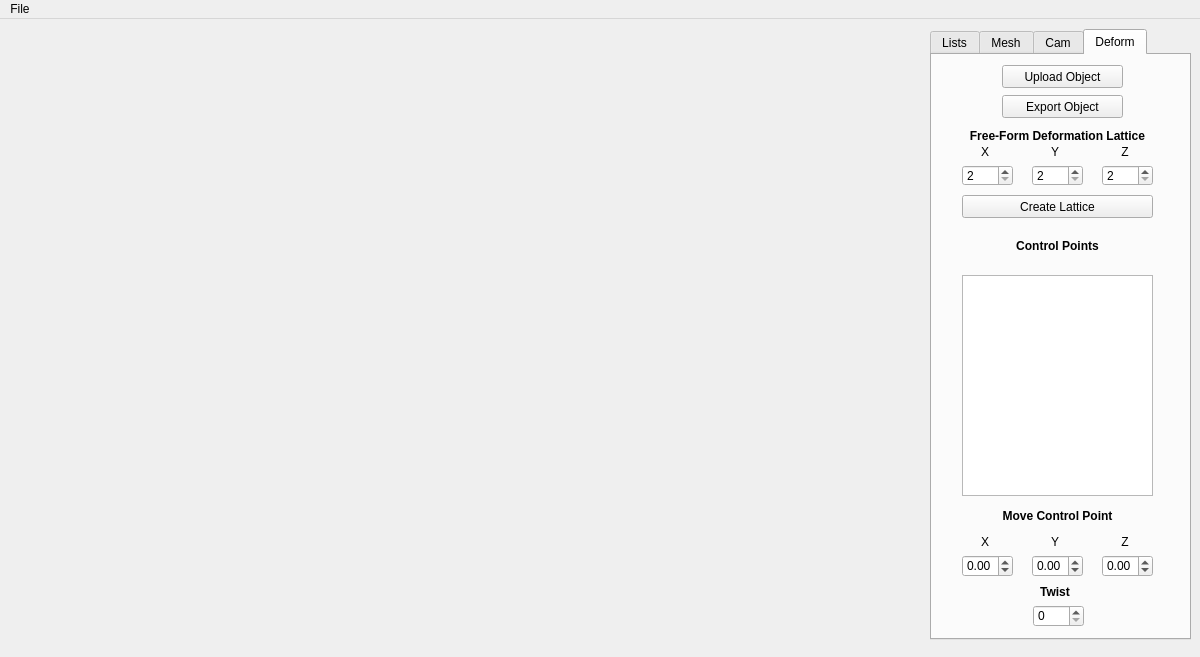
<?xml version="1.0" encoding="UTF-8"?>
<ui version="4.0">
 <class>MyMainWindow</class>
 <widget class="QMainWindow" name="MyMainWindow">
  <property name="geometry">
   <rect>
    <x>0</x>
    <y>0</y>
    <width>1200</width>
    <height>657</height>
   </rect>
  </property>
  <property name="mouseTracking">
   <bool>true</bool>
  </property>
  <property name="windowTitle">
   <string>OpenGLDemo</string>
  </property>
  <widget class="QWidget" name="centralWidget">
   <widget class="MyGLWidget" name="glwidget" native="true">
    <property name="geometry">
     <rect>
      <x>10</x>
      <y>10</y>
      <width>900</width>
      <height>600</height>
     </rect>
    </property>
    <property name="minimumSize">
     <size>
      <width>300</width>
      <height>300</height>
     </size>
    </property>
    <property name="maximumSize">
     <size>
      <width>16777215</width>
      <height>16777215</height>
     </size>
    </property>
    <property name="mouseTracking">
     <bool>true</bool>
    </property>
    <property name="focusPolicy">
     <enum>Qt::ClickFocus</enum>
    </property>
    <property name="layoutDirection">
     <enum>Qt::LeftToRight</enum>
    </property>
   </widget>
   <widget class="QTabWidget" name="Tabs">
    <property name="geometry">
     <rect>
      <x>930</x>
      <y>10</y>
      <width>261</width>
      <height>611</height>
     </rect>
    </property>
    <property name="currentIndex">
     <number>3</number>
    </property>
    <widget class="QWidget" name="lists">
     <attribute name="title">
      <string>Lists</string>
     </attribute>
     <widget class="QWidget" name="layoutWidget">
      <property name="geometry">
       <rect>
        <x>10</x>
        <y>10</y>
        <width>241</width>
        <height>171</height>
       </rect>
      </property>
      <layout class="QVBoxLayout" name="verticalLayout">
       <item>
        <widget class="QLabel" name="label">
         <property name="text">
          <string>Faces</string>
         </property>
         <property name="alignment">
          <set>Qt::AlignCenter</set>
         </property>
        </widget>
       </item>
       <item>
        <widget class="QListWidget" name="faceList">
         <property name="sizePolicy">
          <sizepolicy hsizetype="Preferred" vsizetype="Preferred">
           <horstretch>0</horstretch>
           <verstretch>0</verstretch>
          </sizepolicy>
         </property>
         <property name="focusPolicy">
          <enum>Qt::ClickFocus</enum>
         </property>
         <property name="selectionMode">
          <enum>QAbstractItemView::ExtendedSelection</enum>
         </property>
         <property name="layoutMode">
          <enum>QListView::SinglePass</enum>
         </property>
         <property name="sortingEnabled">
          <bool>false</bool>
         </property>
        </widget>
       </item>
      </layout>
     </widget>
     <widget class="QWidget" name="layoutWidget">
      <property name="geometry">
       <rect>
        <x>10</x>
        <y>190</y>
        <width>241</width>
        <height>181</height>
       </rect>
      </property>
      <layout class="QVBoxLayout" name="verticalLayout_2">
       <item>
        <widget class="QLabel" name="label_2">
         <property name="text">
          <string>Edges</string>
         </property>
         <property name="alignment">
          <set>Qt::AlignCenter</set>
         </property>
        </widget>
       </item>
       <item>
        <widget class="QListWidget" name="edgesList">
         <property name="sizePolicy">
          <sizepolicy hsizetype="Preferred" vsizetype="Preferred">
           <horstretch>0</horstretch>
           <verstretch>0</verstretch>
          </sizepolicy>
         </property>
         <property name="focusPolicy">
          <enum>Qt::ClickFocus</enum>
         </property>
         <property name="sortingEnabled">
          <bool>false</bool>
         </property>
        </widget>
       </item>
      </layout>
     </widget>
     <widget class="QWidget" name="layoutWidget">
      <property name="geometry">
       <rect>
        <x>10</x>
        <y>380</y>
        <width>241</width>
        <height>191</height>
       </rect>
      </property>
      <layout class="QVBoxLayout" name="verticalLayout_3">
       <item>
        <widget class="QLabel" name="label_3">
         <property name="text">
          <string>Vertices</string>
         </property>
         <property name="alignment">
          <set>Qt::AlignCenter</set>
         </property>
        </widget>
       </item>
       <item>
        <widget class="QListWidget" name="vertexList">
         <property name="sizePolicy">
          <sizepolicy hsizetype="Preferred" vsizetype="Preferred">
           <horstretch>0</horstretch>
           <verstretch>0</verstretch>
          </sizepolicy>
         </property>
         <property name="focusPolicy">
          <enum>Qt::ClickFocus</enum>
         </property>
         <property name="sortingEnabled">
          <bool>false</bool>
         </property>
        </widget>
       </item>
      </layout>
     </widget>
    </widget>
    <widget class="QWidget" name="mesh_tab">
     <attribute name="title">
      <string>Mesh</string>
     </attribute>
     <widget class="QGroupBox" name="MeshOperations">
      <property name="geometry">
       <rect>
        <x>30</x>
        <y>10</y>
        <width>201</width>
        <height>141</height>
       </rect>
      </property>
      <property name="title">
       <string>Mesh Operations</string>
      </property>
      <widget class="QPushButton" name="triangulate">
       <property name="geometry">
        <rect>
         <x>20</x>
         <y>30</y>
         <width>81</width>
         <height>51</height>
        </rect>
       </property>
       <property name="text">
        <string>Split 
Quad</string>
       </property>
      </widget>
      <widget class="QPushButton" name="deleteVertexButton">
       <property name="enabled">
        <bool>true</bool>
       </property>
       <property name="geometry">
        <rect>
         <x>100</x>
         <y>80</y>
         <width>81</width>
         <height>51</height>
        </rect>
       </property>
       <property name="text">
        <string>Delete 
Vertex</string>
       </property>
      </widget>
      <widget class="QPushButton" name="addEdgeButton">
       <property name="geometry">
        <rect>
         <x>100</x>
         <y>30</y>
         <width>81</width>
         <height>51</height>
        </rect>
       </property>
       <property name="text">
        <string>Add 
Edge</string>
       </property>
      </widget>
      <widget class="QPushButton" name="addVertexButton">
       <property name="geometry">
        <rect>
         <x>20</x>
         <y>80</y>
         <width>81</width>
         <height>51</height>
        </rect>
       </property>
       <property name="text">
        <string>Add 
Vertex</string>
       </property>
      </widget>
     </widget>
     <widget class="QGroupBox" name="MoveVertex">
      <property name="geometry">
       <rect>
        <x>30</x>
        <y>160</y>
        <width>201</width>
        <height>121</height>
       </rect>
      </property>
      <property name="title">
       <string>Move Vertex</string>
      </property>
      <widget class="QDoubleSpinBox" name="moveVertexX">
       <property name="geometry">
        <rect>
         <x>60</x>
         <y>30</y>
         <width>91</width>
         <height>24</height>
        </rect>
       </property>
       <property name="minimum">
        <double>-5.000000000000000</double>
       </property>
       <property name="maximum">
        <double>5.000000000000000</double>
       </property>
       <property name="singleStep">
        <double>0.500000000000000</double>
       </property>
      </widget>
      <widget class="QDoubleSpinBox" name="moveVertexY">
       <property name="geometry">
        <rect>
         <x>60</x>
         <y>60</y>
         <width>91</width>
         <height>24</height>
        </rect>
       </property>
       <property name="minimum">
        <double>-5.000000000000000</double>
       </property>
       <property name="maximum">
        <double>5.000000000000000</double>
       </property>
       <property name="singleStep">
        <double>0.500000000000000</double>
       </property>
      </widget>
      <widget class="QDoubleSpinBox" name="moveVertexZ">
       <property name="geometry">
        <rect>
         <x>60</x>
         <y>90</y>
         <width>91</width>
         <height>24</height>
        </rect>
       </property>
       <property name="minimum">
        <double>-5.000000000000000</double>
       </property>
       <property name="maximum">
        <double>5.000000000000000</double>
       </property>
       <property name="singleStep">
        <double>0.500000000000000</double>
       </property>
      </widget>
      <widget class="QLabel" name="label_4">
       <property name="geometry">
        <rect>
         <x>40</x>
         <y>30</y>
         <width>62</width>
         <height>16</height>
        </rect>
       </property>
       <property name="text">
        <string>X:</string>
       </property>
      </widget>
      <widget class="QLabel" name="label_5">
       <property name="geometry">
        <rect>
         <x>40</x>
         <y>60</y>
         <width>62</width>
         <height>16</height>
        </rect>
       </property>
       <property name="text">
        <string>Y:</string>
       </property>
      </widget>
      <widget class="QLabel" name="label_6">
       <property name="geometry">
        <rect>
         <x>40</x>
         <y>90</y>
         <width>62</width>
         <height>16</height>
        </rect>
       </property>
       <property name="text">
        <string>Z:</string>
       </property>
      </widget>
     </widget>
     <widget class="QGroupBox" name="FaceColor">
      <property name="geometry">
       <rect>
        <x>30</x>
        <y>300</y>
        <width>201</width>
        <height>121</height>
       </rect>
      </property>
      <property name="title">
       <string>Change Face Color</string>
      </property>
      <widget class="QLabel" name="label_7">
       <property name="geometry">
        <rect>
         <x>40</x>
         <y>30</y>
         <width>62</width>
         <height>16</height>
        </rect>
       </property>
       <property name="text">
        <string>R:</string>
       </property>
      </widget>
      <widget class="QLabel" name="label_8">
       <property name="geometry">
        <rect>
         <x>40</x>
         <y>60</y>
         <width>62</width>
         <height>16</height>
        </rect>
       </property>
       <property name="text">
        <string>G:</string>
       </property>
      </widget>
      <widget class="QLabel" name="label_9">
       <property name="geometry">
        <rect>
         <x>40</x>
         <y>90</y>
         <width>62</width>
         <height>16</height>
        </rect>
       </property>
       <property name="text">
        <string>B:</string>
       </property>
      </widget>
      <widget class="QDoubleSpinBox" name="faceColorRed">
       <property name="geometry">
        <rect>
         <x>60</x>
         <y>30</y>
         <width>91</width>
         <height>24</height>
        </rect>
       </property>
       <property name="maximum">
        <double>1.000000000000000</double>
       </property>
       <property name="singleStep">
        <double>0.100000000000000</double>
       </property>
      </widget>
      <widget class="QDoubleSpinBox" name="faceColorGreen">
       <property name="geometry">
        <rect>
         <x>60</x>
         <y>60</y>
         <width>91</width>
         <height>24</height>
        </rect>
       </property>
       <property name="singleStep">
        <double>0.100000000000000</double>
       </property>
      </widget>
      <widget class="QDoubleSpinBox" name="faceColorBlue">
       <property name="geometry">
        <rect>
         <x>60</x>
         <y>90</y>
         <width>91</width>
         <height>24</height>
        </rect>
       </property>
       <property name="singleStep">
        <double>0.100000000000000</double>
       </property>
      </widget>
     </widget>
     <widget class="QPushButton" name="subdivideButton">
      <property name="geometry">
       <rect>
        <x>70</x>
        <y>430</y>
        <width>121</width>
        <height>41</height>
       </rect>
      </property>
      <property name="text">
       <string>Smooth Mesh</string>
      </property>
     </widget>
     <widget class="QGroupBox" name="groupBox">
      <property name="geometry">
       <rect>
        <x>30</x>
        <y>480</y>
        <width>201</width>
        <height>91</height>
       </rect>
      </property>
      <property name="title">
       <string>Default Meshes</string>
      </property>
      <widget class="QPushButton" name="planeButton">
       <property name="geometry">
        <rect>
         <x>20</x>
         <y>30</y>
         <width>81</width>
         <height>51</height>
        </rect>
       </property>
       <property name="text">
        <string>Plane</string>
       </property>
      </widget>
      <widget class="QPushButton" name="cubeButton">
       <property name="geometry">
        <rect>
         <x>100</x>
         <y>30</y>
         <width>81</width>
         <height>51</height>
        </rect>
       </property>
       <property name="text">
        <string>Cube</string>
       </property>
      </widget>
     </widget>
    </widget>
    <widget class="QWidget" name="tab_2">
     <attribute name="title">
      <string>Cam</string>
     </attribute>
     <widget class="QLabel" name="label_10">
      <property name="geometry">
       <rect>
        <x>70</x>
        <y>20</y>
        <width>91</width>
        <height>16</height>
       </rect>
      </property>
      <property name="text">
       <string>Camera View:</string>
      </property>
     </widget>
     <widget class="QComboBox" name="cameraViewComboBox">
      <property name="geometry">
       <rect>
        <x>70</x>
        <y>40</y>
        <width>121</width>
        <height>26</height>
       </rect>
      </property>
      <property name="currentText">
       <string/>
      </property>
     </widget>
     <widget class="QWidget" name="layoutWidget">
      <property name="geometry">
       <rect>
        <x>40</x>
        <y>90</y>
        <width>181</width>
        <height>131</height>
       </rect>
      </property>
      <layout class="QVBoxLayout" name="verticalLayout_4">
       <item>
        <widget class="QLabel" name="label_11">
         <property name="text">
          <string>Snap Camera to Selected:</string>
         </property>
        </widget>
       </item>
       <item>
        <widget class="QPushButton" name="SnapVertex">
         <property name="text">
          <string>Vertex</string>
         </property>
        </widget>
       </item>
       <item>
        <widget class="QPushButton" name="snapEdge">
         <property name="text">
          <string>Edge</string>
         </property>
        </widget>
       </item>
       <item>
        <widget class="QPushButton" name="Face">
         <property name="text">
          <string>Face</string>
         </property>
        </widget>
       </item>
      </layout>
     </widget>
    </widget>
    <widget class="QWidget" name="Deformer">
     <attribute name="title">
      <string>Deform</string>
     </attribute>
     <widget class="QPushButton" name="pushButton">
      <property name="geometry">
       <rect>
        <x>70</x>
        <y>10</y>
        <width>121</width>
        <height>23</height>
       </rect>
      </property>
      <property name="text">
       <string>Upload Object</string>
      </property>
     </widget>
     <widget class="QLabel" name="label_19">
      <property name="geometry">
       <rect>
        <x>30</x>
        <y>90</y>
        <width>46</width>
        <height>13</height>
       </rect>
      </property>
      <property name="text">
       <string>X</string>
      </property>
      <property name="alignment">
       <set>Qt::AlignCenter</set>
      </property>
     </widget>
     <widget class="QDoubleSpinBox" name="moveCPY">
      <property name="geometry">
       <rect>
        <x>100</x>
        <y>500</y>
        <width>51</width>
        <height>22</height>
       </rect>
      </property>
      <property name="minimum">
       <double>-99.000000000000000</double>
      </property>
      <property name="singleStep">
       <double>0.100000000000000</double>
      </property>
     </widget>
     <widget class="QDoubleSpinBox" name="moveCPX">
      <property name="geometry">
       <rect>
        <x>30</x>
        <y>500</y>
        <width>51</width>
        <height>22</height>
       </rect>
      </property>
      <property name="minimum">
       <double>-99.000000000000000</double>
      </property>
      <property name="singleStep">
       <double>0.100000000000000</double>
      </property>
     </widget>
     <widget class="QSpinBox" name="numLatticeZ">
      <property name="geometry">
       <rect>
        <x>170</x>
        <y>110</y>
        <width>51</width>
        <height>21</height>
       </rect>
      </property>
      <property name="minimum">
       <number>2</number>
      </property>
      <property name="maximum">
       <number>5</number>
      </property>
     </widget>
     <widget class="QSpinBox" name="numLatticeX">
      <property name="geometry">
       <rect>
        <x>30</x>
        <y>110</y>
        <width>51</width>
        <height>21</height>
       </rect>
      </property>
      <property name="minimum">
       <number>2</number>
      </property>
      <property name="maximum">
       <number>5</number>
      </property>
     </widget>
     <widget class="QLabel" name="label_14">
      <property name="geometry">
       <rect>
        <x>170</x>
        <y>90</y>
        <width>46</width>
        <height>13</height>
       </rect>
      </property>
      <property name="text">
       <string>Z</string>
      </property>
      <property name="alignment">
       <set>Qt::AlignCenter</set>
      </property>
     </widget>
     <widget class="QPushButton" name="pushButton_2">
      <property name="geometry">
       <rect>
        <x>70</x>
        <y>40</y>
        <width>121</width>
        <height>23</height>
       </rect>
      </property>
      <property name="text">
       <string>Export Object</string>
      </property>
     </widget>
     <widget class="QLabel" name="label_12">
      <property name="geometry">
       <rect>
        <x>10</x>
        <y>70</y>
        <width>231</width>
        <height>21</height>
       </rect>
      </property>
      <property name="font">
       <font>
        <weight>75</weight>
        <bold>true</bold>
       </font>
      </property>
      <property name="text">
       <string>Free-Form Deformation Lattice</string>
      </property>
      <property name="alignment">
       <set>Qt::AlignCenter</set>
      </property>
     </widget>
     <widget class="QLabel" name="label_15">
      <property name="geometry">
       <rect>
        <x>30</x>
        <y>480</y>
        <width>46</width>
        <height>13</height>
       </rect>
      </property>
      <property name="text">
       <string>X</string>
      </property>
      <property name="alignment">
       <set>Qt::AlignCenter</set>
      </property>
     </widget>
     <widget class="QLabel" name="label_18">
      <property name="geometry">
       <rect>
        <x>50</x>
        <y>450</y>
        <width>151</width>
        <height>21</height>
       </rect>
      </property>
      <property name="font">
       <font>
        <weight>75</weight>
        <bold>true</bold>
       </font>
      </property>
      <property name="text">
       <string>Move Control Point</string>
      </property>
      <property name="alignment">
       <set>Qt::AlignCenter</set>
      </property>
     </widget>
     <widget class="QListWidget" name="latticeList">
      <property name="geometry">
       <rect>
        <x>30</x>
        <y>220</y>
        <width>191</width>
        <height>221</height>
       </rect>
      </property>
     </widget>
     <widget class="QLabel" name="label_16">
      <property name="geometry">
       <rect>
        <x>100</x>
        <y>480</y>
        <width>46</width>
        <height>13</height>
       </rect>
      </property>
      <property name="text">
       <string>Y</string>
      </property>
      <property name="alignment">
       <set>Qt::AlignCenter</set>
      </property>
     </widget>
     <widget class="QLabel" name="label_13">
      <property name="geometry">
       <rect>
        <x>100</x>
        <y>90</y>
        <width>46</width>
        <height>13</height>
       </rect>
      </property>
      <property name="text">
       <string>Y</string>
      </property>
      <property name="alignment">
       <set>Qt::AlignCenter</set>
      </property>
     </widget>
     <widget class="QSpinBox" name="numLatticeY">
      <property name="geometry">
       <rect>
        <x>100</x>
        <y>110</y>
        <width>51</width>
        <height>21</height>
       </rect>
      </property>
      <property name="minimum">
       <number>2</number>
      </property>
      <property name="maximum">
       <number>5</number>
      </property>
     </widget>
     <widget class="QLabel" name="label_17">
      <property name="geometry">
       <rect>
        <x>170</x>
        <y>480</y>
        <width>46</width>
        <height>13</height>
       </rect>
      </property>
      <property name="text">
       <string>Z</string>
      </property>
      <property name="alignment">
       <set>Qt::AlignCenter</set>
      </property>
     </widget>
     <widget class="QPushButton" name="createLattice">
      <property name="geometry">
       <rect>
        <x>30</x>
        <y>140</y>
        <width>191</width>
        <height>23</height>
       </rect>
      </property>
      <property name="text">
       <string>Create Lattice</string>
      </property>
     </widget>
     <widget class="QDoubleSpinBox" name="moveCPZ">
      <property name="geometry">
       <rect>
        <x>170</x>
        <y>500</y>
        <width>51</width>
        <height>22</height>
       </rect>
      </property>
      <property name="minimum">
       <double>-99.000000000000000</double>
      </property>
      <property name="singleStep">
       <double>0.100000000000000</double>
      </property>
     </widget>
     <widget class="QLabel" name="label_20">
      <property name="geometry">
       <rect>
        <x>30</x>
        <y>180</y>
        <width>191</width>
        <height>21</height>
       </rect>
      </property>
      <property name="font">
       <font>
        <weight>75</weight>
        <bold>true</bold>
       </font>
      </property>
      <property name="text">
       <string>Control Points</string>
      </property>
      <property name="alignment">
       <set>Qt::AlignCenter</set>
      </property>
     </widget>
     <widget class="QSpinBox" name="spinBox">
      <property name="geometry">
       <rect>
        <x>101</x>
        <y>550</y>
        <width>51</width>
        <height>22</height>
       </rect>
      </property>
     </widget>
     <widget class="QLabel" name="label_21">
      <property name="geometry">
       <rect>
        <x>100</x>
        <y>530</y>
        <width>46</width>
        <height>13</height>
       </rect>
      </property>
      <property name="font">
       <font>
        <weight>75</weight>
        <bold>true</bold>
       </font>
      </property>
      <property name="text">
       <string>Twist</string>
      </property>
      <property name="alignment">
       <set>Qt::AlignCenter</set>
      </property>
     </widget>
    </widget>
   </widget>
  </widget>
  <widget class="QMenuBar" name="menuBar">
   <property name="geometry">
    <rect>
     <x>0</x>
     <y>0</y>
     <width>1200</width>
     <height>21</height>
    </rect>
   </property>
   <widget class="QMenu" name="menuFile">
    <property name="title">
     <string>File</string>
    </property>
    <addaction name="actionQuit"/>
   </widget>
   <addaction name="menuFile"/>
  </widget>
  <action name="actionQuit">
   <property name="text">
    <string>Quit</string>
   </property>
   <property name="shortcut">
    <string>Ctrl+Q</string>
   </property>
  </action>
 </widget>
 <layoutdefault spacing="6" margin="11"/>
 <customwidgets>
  <customwidget>
   <class>MyGLWidget</class>
   <extends>QWidget</extends>
   <header>myglwidget.h</header>
   <container>1</container>
   <slots>
    <signal>sendRoot(QTreeWidgetItem*)</signal>
    <signal>sendFaceItem(QListWidgetItem*)</signal>
    <signal>sendVertexItem(QListWidgetItem*)</signal>
    <signal>sendHalfEdgeItem(QListWidgetItem*)</signal>
    <signal>clearLists()</signal>
    <signal>sendFace(QListWidgetItem*)</signal>
    <signal>sort()</signal>
    <signal>addEdge(int)</signal>
    <signal>addVertex(int)</signal>
    <signal>addFace(int)</signal>
    <signal>clearFaceList()</signal>
    <signal>signal1()</signal>
    <signal>deleteFace()</signal>
    <signal>clearEdgeList()</signal>
    <signal>clearVertexList()</signal>
    <slot>MakeMagic()</slot>
    <slot>addNode()</slot>
    <slot>reDraw()</slot>
    <slot>clearGraph()</slot>
    <slot>spin()</slot>
    <slot>receiveFace(Face*)</slot>
    <slot>receiveFaces(Face*,Face*)</slot>
    <slot>splitQuad(Face*)</slot>
    <slot>sharedVertexToEdge()</slot>
    <slot>receiveVertex(Vertex*)</slot>
    <slot>addVertex(HalfEdge*)</slot>
    <slot>receiveHalfEdge(HalfEdge*)</slot>
    <slot>deleteVertex()</slot>
    <slot>zoomIn()</slot>
    <slot>zoomOut()</slot>
    <slot>horizontalRotate(int)</slot>
    <slot>verticalRotate(int)</slot>
    <slot>cubeSpeed(int)</slot>
    <slot>cubeDirectionReversed()</slot>
    <slot>moveVertex_X(QString)</slot>
    <slot>moveVertex_Y(QString)</slot>
    <slot>moveVertex_Z(QString)</slot>
    <slot>colorRed(double)</slot>
    <slot>colorBlue(double)</slot>
    <slot>colorGreen(double)</slot>
    <slot>drawCharacter()</slot>
    <slot>draw()</slot>
    <slot>receiveRoot(QTreeWidgetItem*)</slot>
    <slot>keyframeChanged(int)</slot>
    <slot>numFramesEntered(QString)</slot>
    <slot>startAnimation()</slot>
    <slot>frameChangedToKeyframe()</slot>
    <slot>frameSliderMoved(int)</slot>
    <slot>slot1()</slot>
    <slot>faceColorChanged(int,int,double)</slot>
    <slot>vertexMoved(int,int,double)</slot>
    <slot>currentVertex(int)</slot>
    <slot>currentFace(int)</slot>
    <slot>currentEdge(int)</slot>
    <slot>splitQuad()</slot>
    <slot>addEdge()</slot>
    <slot>addVertex()</slot>
    <slot>planarityTest()</slot>
    <slot>currentEdge(QString)</slot>
    <slot>currentFace(QString)</slot>
    <slot>currentVertex(QString)</slot>
    <slot>uploadObj()</slot>
    <slot>exportObj()</slot>
   </slots>
  </customwidget>
 </customwidgets>
 <resources/>
 <connections>
  <connection>
   <sender>pushButton</sender>
   <signal>clicked()</signal>
   <receiver>glwidget</receiver>
   <slot>uploadObj()</slot>
   <hints>
    <hint type="sourcelabel">
     <x>1002</x>
     <y>85</y>
    </hint>
    <hint type="destinationlabel">
     <x>365</x>
     <y>71</y>
    </hint>
   </hints>
  </connection>
  <connection>
   <sender>pushButton_2</sender>
   <signal>clicked()</signal>
   <receiver>glwidget</receiver>
   <slot>exportObj()</slot>
   <hints>
    <hint type="sourcelabel">
     <x>1036</x>
     <y>107</y>
    </hint>
    <hint type="destinationlabel">
     <x>862</x>
     <y>107</y>
    </hint>
   </hints>
  </connection>
 </connections>
</ui>
